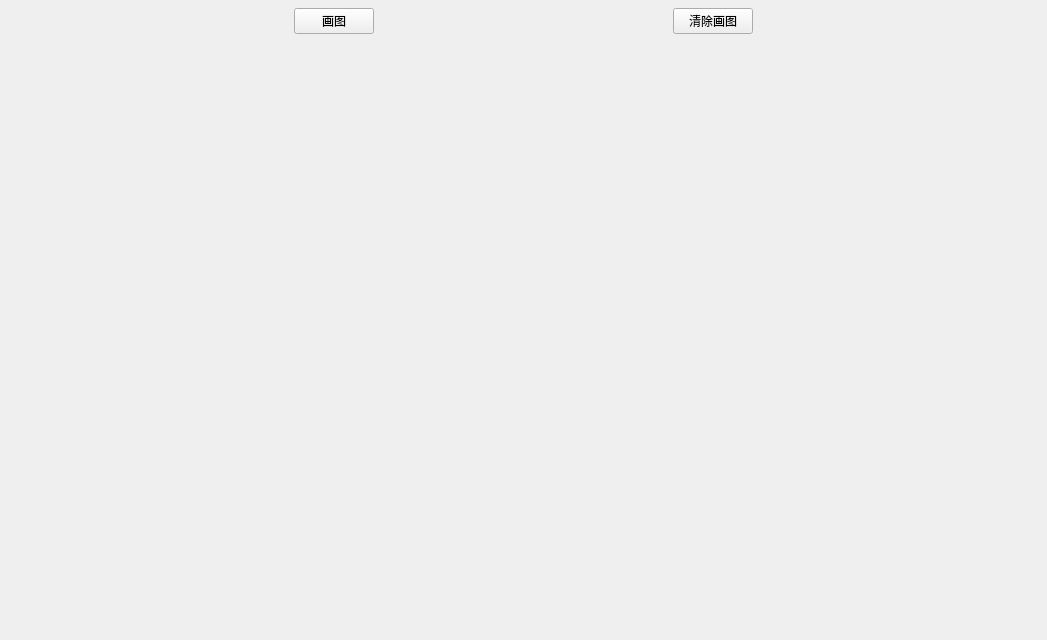
<?xml version="1.0" encoding="UTF-8"?>
<ui version="4.0">
 <class>Form_TProFig</class>
 <widget class="QWidget" name="Form_TProFig">
  <property name="geometry">
   <rect>
    <x>0</x>
    <y>0</y>
    <width>1047</width>
    <height>640</height>
   </rect>
  </property>
  <property name="windowTitle">
   <string>Form</string>
  </property>
  <layout class="QVBoxLayout" name="verticalLayout" stretch="0,20">
   <property name="spacing">
    <number>0</number>
   </property>
   <property name="leftMargin">
    <number>0</number>
   </property>
   <property name="topMargin">
    <number>6</number>
   </property>
   <property name="rightMargin">
    <number>0</number>
   </property>
   <property name="bottomMargin">
    <number>0</number>
   </property>
   <item>
    <widget class="QWidget" name="widget_2" native="true">
     <layout class="QHBoxLayout" name="horizontalLayout">
      <property name="leftMargin">
       <number>0</number>
      </property>
      <property name="topMargin">
       <number>2</number>
      </property>
      <property name="rightMargin">
       <number>0</number>
      </property>
      <property name="bottomMargin">
       <number>2</number>
      </property>
      <item>
       <spacer name="horizontalSpacer_2">
        <property name="orientation">
         <enum>Qt::Horizontal</enum>
        </property>
        <property name="sizeHint" stdset="0">
         <size>
          <width>40</width>
          <height>20</height>
         </size>
        </property>
       </spacer>
      </item>
      <item>
       <widget class="QPushButton" name="pushButton_TPro">
        <property name="text">
         <string>画图</string>
        </property>
       </widget>
      </item>
      <item>
       <spacer name="horizontalSpacer">
        <property name="orientation">
         <enum>Qt::Horizontal</enum>
        </property>
        <property name="sizeHint" stdset="0">
         <size>
          <width>40</width>
          <height>20</height>
         </size>
        </property>
       </spacer>
      </item>
      <item>
       <widget class="QPushButton" name="pushButton_clear">
        <property name="text">
         <string>清除画图</string>
        </property>
       </widget>
      </item>
      <item>
       <spacer name="horizontalSpacer_3">
        <property name="orientation">
         <enum>Qt::Horizontal</enum>
        </property>
        <property name="sizeHint" stdset="0">
         <size>
          <width>40</width>
          <height>20</height>
         </size>
        </property>
       </spacer>
      </item>
     </layout>
    </widget>
   </item>
   <item>
    <widget class="QWidget" name="widget_TPro" native="true">
     <layout class="QGridLayout" name="gridLayout_2">
      <property name="leftMargin">
       <number>0</number>
      </property>
      <property name="topMargin">
       <number>0</number>
      </property>
      <property name="rightMargin">
       <number>0</number>
      </property>
      <property name="bottomMargin">
       <number>0</number>
      </property>
      <item row="0" column="0">
       <layout class="QGridLayout" name="gridLayout_TPro"/>
      </item>
     </layout>
    </widget>
   </item>
  </layout>
 </widget>
 <resources/>
 <connections/>
</ui>
